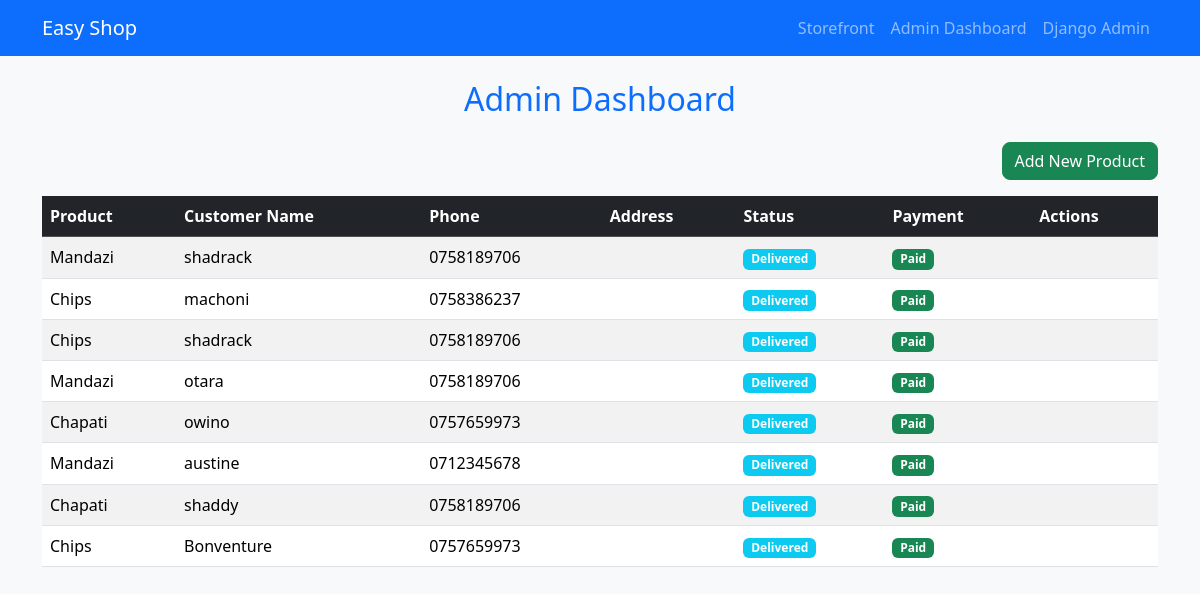
Screenshot of /admin-dashboard/ with the database file from the repository.
### shop/models.py (models this page shows, shortened)
class Order(models.Model):
    STATUS_CHOICES = [
        ('Pending', 'Pending'),
        ('Out for Delivery', 'Out for Delivery'),
        ('Delivered', 'Delivered'),
    ]
    mpesa_transaction_id = models.CharField(max_length=50, blank=True, null=True)
    payment_confirmed = models.BooleanField(default=False)
    product = models.ForeignKey(Product, on_delete=models.CASCADE)
    customer_name = models.CharField(max_length=100)
    customer_phone = models.CharField(max_length=20)
    house = models.CharField(max_length=100)
    room = models.CharField(max_length=100)
    payment_confirmed = models.BooleanField(default=False)
    status = models.CharField(max_length=20, choices=STATUS_CHOICES, default='Pending')
    admin_seen = models.BooleanField(default=False)

class Product(models.Model):
    name = models.CharField(max_length=200)
    description = models.TextField()
    price = models.DecimalField(max_digits=8, decimal_places=2)
    image = models.ImageField(upload_to='products/')
    available = models.BooleanField(default=True)

### shop/views.py (the view)
# urls.py: path('admin-dashboard/', views.admin_dashboard, name='admin_dashboard'),
def admin_dashboard(request):
    orders = Order.objects.exclude(pk__isnull=True)
    return render(request, 'admin_dashboard.html', {'orders': orders})

### shop/templates/admin_dashboard.html (shortened to what this page needs)
{% extends 'base.html' %}
{% block content %}
<h2 class="text-center my-4">Admin Dashboard</h2>
<div class="text-end mb-3">
  <a href="{% url 'add_product' %}" class="btn btn-success">Add New Product</a>
</div>
<table class="table table-hover table-striped">
  <thead class="table-dark">
    <tr>
      <th>Product</th>
      <th>Customer Name</th>
      <th>Phone</th>
      <th>Address</th>
      <th>Status</th>
      <th>Payment</th>
      <th>Actions</th>
    </tr>
  </thead>
  <tbody>
    {% for order in orders %}
    <tr>
      <td>{{ order.product.name }}</td>
      <td>{{ order.customer_name }}</td>
      <td>{{ order.customer_phone }}</td>
      <td>{{ order.customer_address }}</td>
      <td>
        <span class="badge bg-info">{{ order.status }}</span>
      </td>
      <td>
        {% if order.payment_confirmed %}
          <span class="badge bg-success">Paid</span>
        {% else %}
          <span class="badge bg-warning">Pending</span>
        {% endif %}
      </td>
      <td>
      </td>
    </tr>
    {% endfor %}
  </tbody>
</table>
{% endblock %}

### shop/static/shop/style.css (style rules this page uses)
body { background-color: #f8f9fa; }
h1, h2 { color: #0d6efd; }
.btn { border-radius: 0.5rem; }

### rows the page displays
Order: product.name "Mandazi", customer_name "shadrack", customer_phone "0758189706", status "Delivered", payment_confirmed "Paid"
Order: product.name "Chips", customer_name "machoni", customer_phone "0758386237", status "Delivered", payment_confirmed "Paid"
Order: product.name "Chips", customer_name "shadrack", customer_phone "0758189706", status "Delivered", payment_confirmed "Paid"
Order: product.name "Mandazi", customer_name "otara", customer_phone "0758189706", status "Delivered", payment_confirmed "Paid"
Order: product.name "Chapati", customer_name "owino", customer_phone "0757659973", status "Delivered", payment_confirmed "Paid"
Order: product.name "Mandazi", customer_name "austine", customer_phone "0712345678", status "Delivered", payment_confirmed "Paid"
Order: product.name "Chapati", customer_name "shaddy", customer_phone "0758189706", status "Delivered", payment_confirmed "Paid"
Order: product.name "Chips", customer_name "Bonventure", customer_phone "0757659973", status "Delivered", payment_confirmed "Paid"
